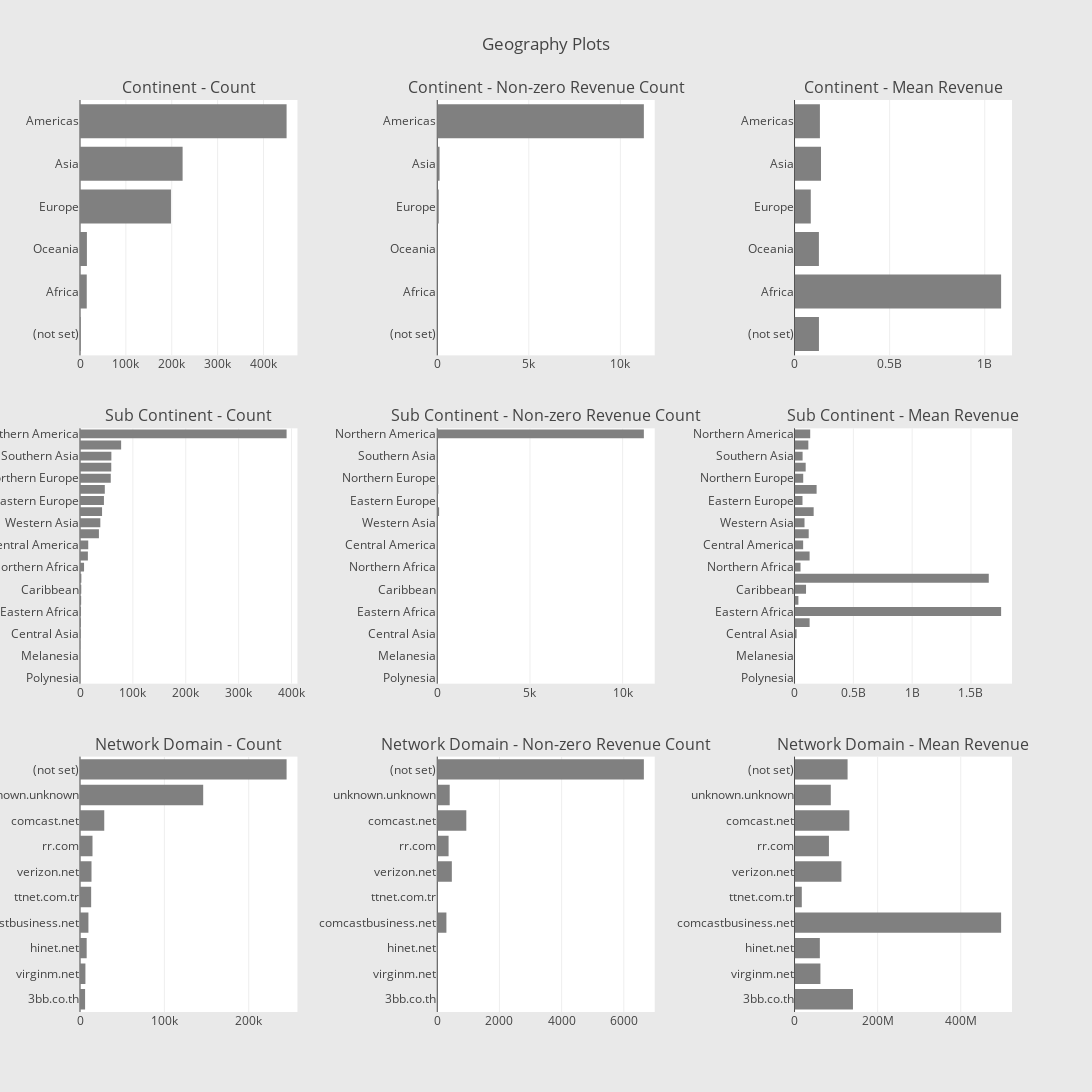

Notebook code for this chart:
### Code cell
cnt_srs = train_df.groupby('geoNetwork.continent')['totals.transactionRevenue'].agg(['size', 'count', 'mean'])
cnt_srs.columns = ["count", "count of non-zero revenue", "mean"]
cnt_srs = cnt_srs.sort_values(by="count", ascending=False)
trace1 = horizontal_bar_chart(cnt_srs["count"].head(10), 'gray')
trace2 = horizontal_bar_chart(cnt_srs["count of non-zero revenue"].head(10), 'gray')
trace3 = horizontal_bar_chart(cnt_srs["mean"].head(10), 'gray')

cnt_srs = train_df.groupby('geoNetwork.subContinent')['totals.transactionRevenue'].agg(['size', 'count', 'mean'])
cnt_srs.columns = ["count", "count of non-zero revenue", "mean"]
cnt_srs = cnt_srs.sort_values(by="count", ascending=False)
trace4 = horizontal_bar_chart(cnt_srs["count"], 'gray')
trace5 = horizontal_bar_chart(cnt_srs["count of non-zero revenue"], 'gray')
trace6 = horizontal_bar_chart(cnt_srs["mean"], 'gray')

cnt_srs = train_df.groupby('geoNetwork.networkDomain')['totals.transactionRevenue'].agg(['size', 'count', 'mean'])
cnt_srs.columns = ["count", "count of non-zero revenue", "mean"]
cnt_srs = cnt_srs.sort_values(by="count", ascending=False)
trace7 = horizontal_bar_chart(cnt_srs["count"].head(10), 'gray')
trace8 = horizontal_bar_chart(cnt_srs["count of non-zero revenue"].head(10), 'gray')
trace9 = horizontal_bar_chart(cnt_srs["mean"].head(10), 'gray')

fig = tools.make_subplots(rows=3, cols=3, vertical_spacing=0.08, horizontal_spacing=0.15, 
                          subplot_titles=["Continent - Count", "Continent - Non-zero Revenue Count", "Continent - Mean Revenue",
                                          "Sub Continent - Count",  "Sub Continent - Non-zero Revenue Count", "Sub Continent - Mean Revenue",
                                          "Network Domain - Count", "Network Domain - Non-zero Revenue Count", "Network Domain - Mean Revenue"])

fig.append_trace(trace1, 1, 1)
fig.append_trace(trace2, 1, 2)
fig.append_trace(trace3, 1, 3)
fig.append_trace(trace4, 2, 1)
fig.append_trace(trace5, 2, 2)
fig.append_trace(trace6, 2, 3)
fig.append_trace(trace7, 3, 1)
fig.append_trace(trace8, 3, 2)
fig.append_trace(trace9, 3, 3)

fig['layout'].update(height=1500, width=1200, paper_bgcolor='rgb(233,233,233)', title="Geography Plots")
py.iplot(fig, filename='geo-plots')

### Figure 1 — Plotly figure (JSON) as saved in the notebook; plotly's stock layout.template omitted (floating-point values rounded to 4 significant figures)
{"data": [{"marker": {"color": "gray"}, "orientation": "h", "showlegend": false, "type": "bar", "uid": "1a7f891a-d1a7-11e8-9c25-902b34143ac3", "x": [1468, 14745, 15054, 198311, 223698, 450377], "xaxis": "x", "y": ["(not set)", "Africa", "Oceania", "Europe", "Asia", "Americas"], "yaxis": "y"}, {"marker": {"color": "gray"}, "orientation": "h", "showlegend": false, "type": "bar", "uid": "1a7f891b-d1a7-11e8-bfd3-902b34143ac3", "x": [6, 8, 14, 79, 125, 11283], "xaxis": "x2", "y": ["(not set)", "Africa", "Oceania", "Europe", "Asia", "Americas"], "yaxis": "y2"}, {"marker": {"color": "gray"}, "orientation": "h", "showlegend": false, "type": "bar", "uid": "1a7f891c-d1a7-11e8-9c2c-902b34143ac3", "x": [128300000.0, 1085970000, 128100000.0, 85410000.0, 139214720, 133400000.0], "xaxis": "x3", "y": ["(not set)", "Africa", "Oceania", "Europe", "Asia", "Americas"], "yaxis": "y3"}, {"marker": {"color": "gray"}, "orientation": "h", "showlegend": false, "type": "bar", "uid": "1a7f891d-d1a7-11e8-a440-902b34143ac3", "x": [25, 55, 81, 393, 1215, 1468, 1927, 2169, 2406, 2573, 7683, 14893, 15583, 35780, 38443, 41731, 45249, 46919, 58168, 59114, 59321, 77800, 390657], "xaxis": "x4", "y": ["Polynesia", "Micronesian Region", "Melanesia", "Middle Africa", "Central Asia", "(not set)", "Eastern Africa", "Southern Africa", "Caribbean", "Western Africa", "Northern Africa", "Australasia", "Central America", "Southern Europe", "Western Asia", "South America", "Eastern Europe", "Eastern Asia", "Northern Europe", "Western Europe", "Southern Asia", "Southeast Asia", "Northern America"], "yaxis": "y4"}, {"marker": {"color": "gray"}, "orientation": "h", "showlegend": false, "type": "bar", "uid": "1a81eb76-d1a7-11e8-a31a-902b34143ac3", "x": [0, 0, 0, 0, 2, 6, 3, 2, 16, 2, 1, 14, 26, 8, 21, 98, 14, 59, 27, 30, 11, 32, 11143], "xaxis": "x5", "y": ["Polynesia", "Micronesian Region", "Melanesia", "Middle Africa", "Central Asia", "(not set)", "Eastern Africa", "Southern Africa", "Caribbean", "Western Africa", "Northern Africa", "Australasia", "Central America", "Southern Europe", "Western Asia", "South America", "Eastern Europe", "Eastern Asia", "Northern Europe", "Western Europe", "Southern Asia", "Southeast Asia", "Northern America"], "yaxis": "y5"}, {"marker": {"color": "gray"}, "orientation": "h", "showlegend": false, "type": "bar", "uid": "1a81eb77-d1a7-11e8-961b-902b34143ac3", "x": [null, null, null, null, 17490000, 128300000.0, 1756000000.0, 32850000, 97721875, 1651200000, 50960000, 128100000.0, 73290000.0, 120501250, 84810000.0, 162600000.0, 67630000.0, 187700000.0, 73850000.0, 94740000.0, 68600000.0, 117400000.0, 133300000.0], "xaxis": "x6", "y": ["Polynesia", "Micronesian Region", "Melanesia", "Middle Africa", "Central Asia", "(not set)", "Eastern Africa", "Southern Africa", "Caribbean", "Western Africa", "Northern Africa", "Australasia", "Central America", "Southern Europe", "Western Asia", "South America", "Eastern Europe", "Eastern Asia", "Northern Europe", "Western Europe", "Southern Asia", "Southeast Asia", "Northern America"], "yaxis": "y6"}, {"marker": {"color": "gray"}, "orientation": "h", "showlegend": false, "type": "bar", "uid": "1a81eb78-d1a7-11e8-86ae-902b34143ac3", "x": [6046, 6414, 7919, 9985, 13228, 13637, 14827, 28743, 146034, 244881], "xaxis": "x7", "y": ["3bb.co.th", "virginm.net", "hinet.net", "comcastbusiness.net", "ttnet.com.tr", "verizon.net", "rr.com", "comcast.net", "unknown.unknown", "(not set)"], "yaxis": "y7"}, {"marker": {"color": "gray"}, "orientation": "h", "showlegend": false, "type": "bar", "uid": "1a81eb79-d1a7-11e8-b819-902b34143ac3", "x": [1, 1, 11, 294, 1, 469, 364, 934, 400, 6645], "xaxis": "x8", "y": ["3bb.co.th", "virginm.net", "hinet.net", "comcastbusiness.net", "ttnet.com.tr", "verizon.net", "rr.com", "comcast.net", "unknown.unknown", "(not set)"], "yaxis": "y8"}, {"marker": {"color": "gray"}, "orientation": "h", "showlegend": false, "type": "bar", "uid": "1a844dca-d1a7-11e8-b5bc-902b34143ac3", "x": [140590000, 62270000, 60890000.0, 497100000.0, 17460000, 112800000.0, 82780000.0, 131900000.0, 87253850, 127700000.0], "xaxis": "x9", "y": ["3bb.co.th", "virginm.net", "hinet.net", "comcastbusiness.net", "ttnet.com.tr", "verizon.net", "rr.com", "comcast.net", "unknown.unknown", "(not set)"], "yaxis": "y9"}], "layout": {"annotations": [{"font": {"size": 16}, "showarrow": false, "text": "Continent - Count", "x": 0.1167, "xanchor": "center", "xref": "paper", "y": 1, "yanchor": "bottom", "yref": "paper"}, {"font": {"size": 16}, "showarrow": false, "text": "Continent - Non-zero Revenue Count", "x": 0.5, "xanchor": "center", "xref": "paper", "y": 1, "yanchor": "bottom", "yref": "paper"}, {"font": {"size": 16}, "showarrow": false, "text": "Continent - Mean Revenue", "x": 0.8833, "xanchor": "center", "xref": "paper", "y": 1, "yanchor": "bottom", "yref": "paper"}, {"font": {"size": 16}, "showarrow": false, "text": "Sub Continent - Count", "x": 0.1167, "xanchor": "center", "xref": "paper", "y": 0.64, "yanchor": "bottom", "yref": "paper"}, {"font": {"size": 16}, "showarrow": false, "text": "Sub Continent - Non-zero Revenue Count", "x": 0.5, "xanchor": "center", "xref": "paper", "y": 0.64, "yanchor": "bottom", "yref": "paper"}, {"font": {"size": 16}, "showarrow": false, "text": "Sub Continent - Mean Revenue", "x": 0.8833, "xanchor": "center", "xref": "paper", "y": 0.64, "yanchor": "bottom", "yref": "paper"}, {"font": {"size": 16}, "showarrow": false, "text": "Network Domain - Count", "x": 0.1167, "xanchor": "center", "xref": "paper", "y": 0.28, "yanchor": "bottom", "yref": "paper"}, {"font": {"size": 16}, "showarrow": false, "text": "Network Domain - Non-zero Revenue Count", "x": 0.5, "xanchor": "center", "xref": "paper", "y": 0.28, "yanchor": "bottom", "yref": "paper"}, {"font": {"size": 16}, "showarrow": false, "text": "Network Domain - Mean Revenue", "x": 0.8833, "xanchor": "center", "xref": "paper", "y": 0.28, "yanchor": "bottom", "yref": "paper"}], "height": 1500, "paper_bgcolor": "rgb(233,233,233)", "title": "Geography Plots", "width": 1200, "xaxis": {"anchor": "y", "domain": [0, 0.2333]}, "xaxis2": {"anchor": "y2", "domain": [0.3833, 0.6167]}, "xaxis3": {"anchor": "y3", "domain": [0.7667, 1.0]}, "xaxis4": {"anchor": "y4", "domain": [0, 0.2333]}, "xaxis5": {"anchor": "y5", "domain": [0.3833, 0.6167]}, "xaxis6": {"anchor": "y6", "domain": [0.7667, 1.0]}, "xaxis7": {"anchor": "y7", "domain": [0, 0.2333]}, "xaxis8": {"anchor": "y8", "domain": [0.3833, 0.6167]}, "xaxis9": {"anchor": "y9", "domain": [0.7667, 1.0]}, "yaxis": {"anchor": "x", "domain": [0.72, 1]}, "yaxis2": {"anchor": "x2", "domain": [0.72, 1]}, "yaxis3": {"anchor": "x3", "domain": [0.72, 1]}, "yaxis4": {"anchor": "x4", "domain": [0.36, 0.64]}, "yaxis5": {"anchor": "x5", "domain": [0.36, 0.64]}, "yaxis6": {"anchor": "x6", "domain": [0.36, 0.64]}, "yaxis7": {"anchor": "x7", "domain": [0, 0.28]}, "yaxis8": {"anchor": "x8", "domain": [0, 0.28]}, "yaxis9": {"anchor": "x9", "domain": [0, 0.28]}}}
